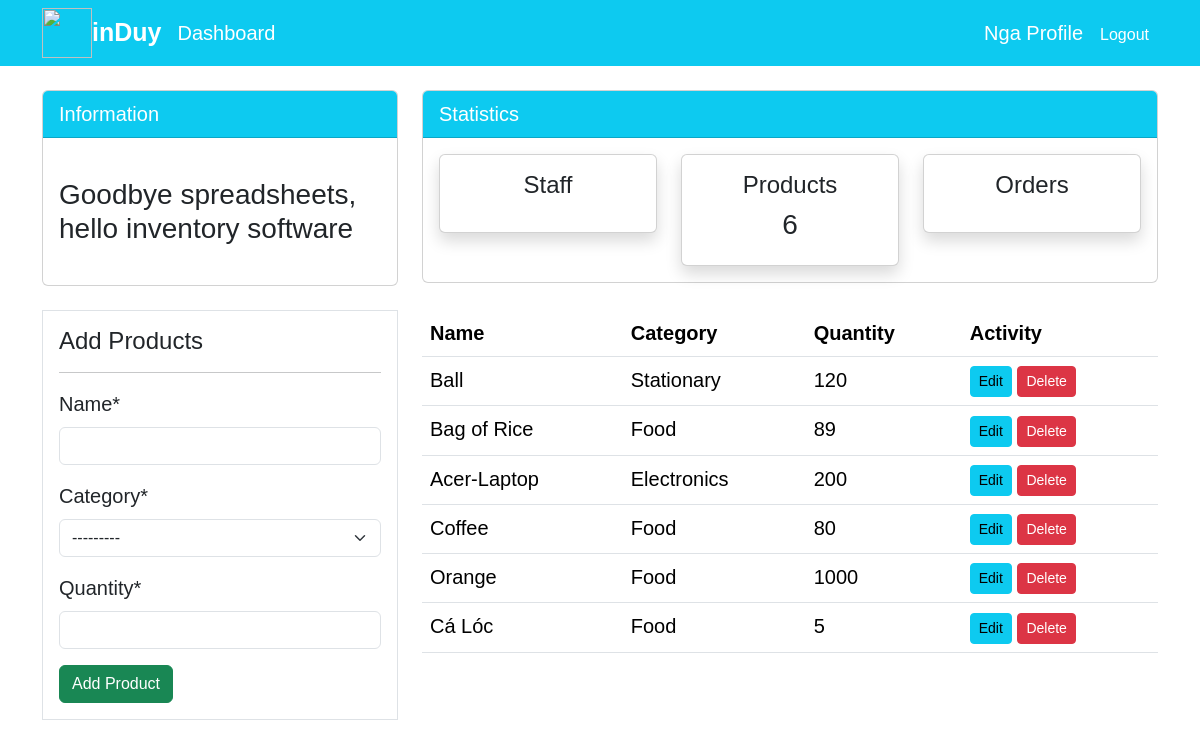
/product/ (signed in), run on the app's committed database.
### dashboard/models.py (models this page shows, shortened)
class Product(models.Model):
    name = models.CharField(max_length=100, null=True)
    category = models.CharField(max_length=20, choices=CATEGORY, null=True)
    quantity = models.PositiveBigIntegerField(null=True)
    class Meta:
        verbose_name_plural = 'Product'

### dashboard/views.py (the view)
# urls.py: path("product/", views.product, name='dashboard-product'),
@login_required
def product(request):
    items = Product.objects.all() #ORM
    products_count = items.count()
    if request.method == 'POST':
        form = ProductForm(request.POST)
        if form.is_valid():
            form.save()
            product_name = form.cleaned_data.get('name')
            messages.success(request, f'{product_name} has been added successfully!')
            return redirect('dashboard-product')
    else:
        form = ProductForm()
    context = {
        'items': items,
        'form': form,
        'products_count': products_count,
    }
    return render(request, "dashboard/product.html", context)

### dashboard/forms.py
class ProductForm(forms.ModelForm):
    class Meta:
        model = Product
        fields = ['name', 'category', 'quantity']

### templates/dashboard/product.html (shortened to what this page needs)
{% extends 'partials/base.html' %}
{% load crispy_forms_filters %}
{% load crispy_forms_tags %}
{%block content%}
{% include 'partials/topnav.html' %}
 <div class="container">
    <div class="row my-4">
        <div class="col-md-4">
            <div class="border bg-white p-3">
                <h4>Add Products</h4>
                <hr>
                <form method="POST">
                    {{ form|crispy }}
                    <input class="btn btn-success btn-block" type="submit" value="Add Product">
                </form>
            </div>
        </div>
        <div class="col-md-8">
            <table class="table bg-white">
                <thead class="bg-info">
                    <tr class="text-white">
                        <th scope="col">Name</th>
                        <th scope="col">Category</th>
                        <th scope="col">Quantity</th>
                        <th scope="col">Activity</th>
                    </tr>
                </thead>
                <tbody>
                    {% for item in items %}
                    <tr>
                        <td>{{item.name}}</td>
                        <td>{{item.category}}</td>
                        <td>{{item.quantity}}</td>
                        <td>
                            <a class="btn btn-info btn-sm" href="{%url 'dashboard-product-update' item.id%}">Edit</a>
                            <a class="btn btn-danger btn-sm" href="{%url 'dashboard-product-delete' item.id%}">Delete</a>
                        </td>
                    </tr>
                    {% endfor %}
                </tbody>
            </table>
        </div>
    </div>
</div>
{%endblock%}

### templates/partials/nav.html (shortened to what this page needs)
<nav class="navbar navbar-expand-lg navbar-info bg-info">
    <div class="container d-flex justify-content-between align-items-center">
        <div class="d-flex align-items-center">
            <img src="https://cdn-icons-png.freepik.com/256/10996/10996271.png?semt=ais_hybrid" alt="" style="width: 50px; height: 50px;">
            <a class="navbar-brand text-white font-weight-bold mr-3" href="{% url 'dashboard-index' %}" style="font-weight: 600; font-size: 25px;">inDuy</a>
            {% if user.is_authenticated %}
            <a class="nav-link text-white p-0" href="{% url 'dashboard-index' %}">Dashboard</a>
            {% endif %}
        </div>
        <div class="d-flex align-items-center">
            {% if user.is_authenticated %}
            <a class="nav-link text-white mx-2" href="{% url 'user-profile' %}">{{user.username}} Profile</a>
            <form method="POST" action="{% url 'logout' %}" class="d-inline">
                <button type="submit" class="btn btn-link text-white mx-2 p-0" style="text-decoration: none;">Logout</button>
            </form>
            {% else %}
            <a class="nav-link text-white mx-2" href="{% url 'user-register' %}">Register</a>
            <a class="nav-link text-white mx-2" href="{% url 'user-login' %}">Login</a>
            {% endif %}
        </div>
    </div>
</nav>

### data on the page
Product: name "Ball", category "Stationary", quantity "120"
Product: name "Bag of Rice", category "Food", quantity "89"
Product: name "Acer-Laptop", category "Electronics", quantity "200"
Product: name "Coffee", category "Food", quantity "80"
Product: name "Orange", category "Food", quantity "1000"
Product: name "Cá Lóc", category "Food", quantity "5"

### other printed values
{{ user.username }} "Nga"
{{ products_count }} "6"
